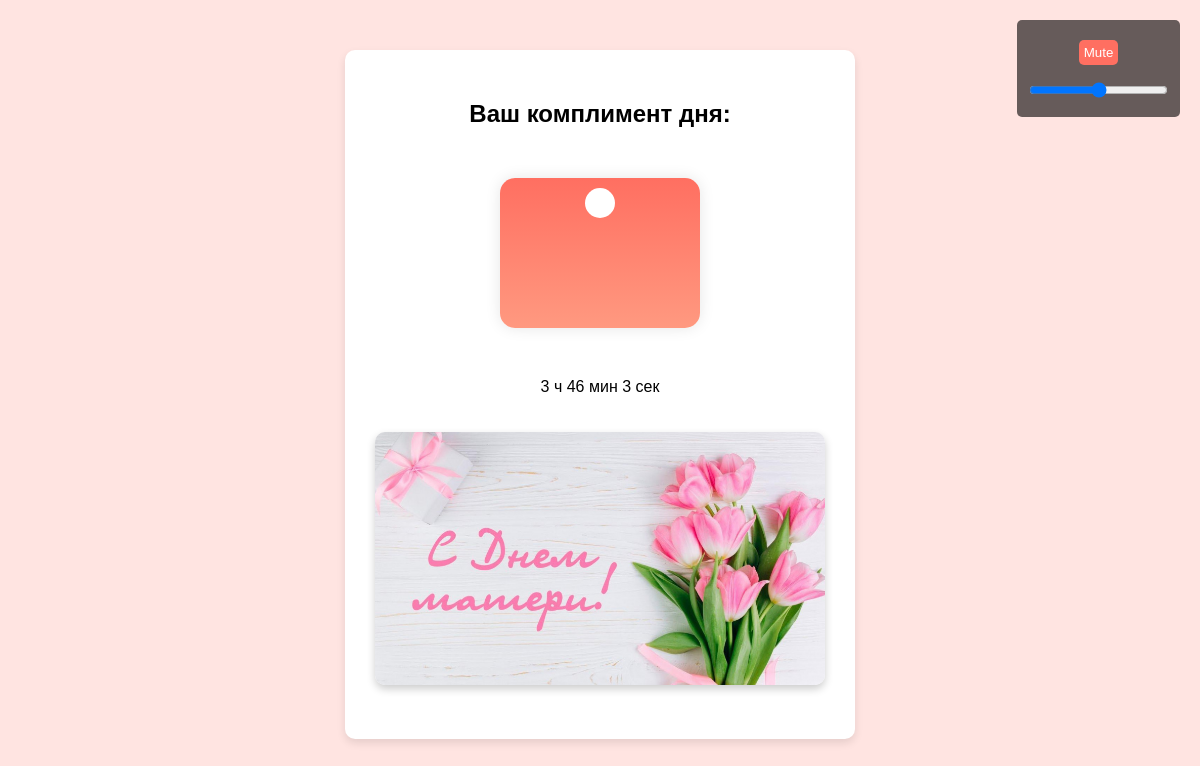
Page /card/nik_t.n.t@inbox.ru on the earlier database version.
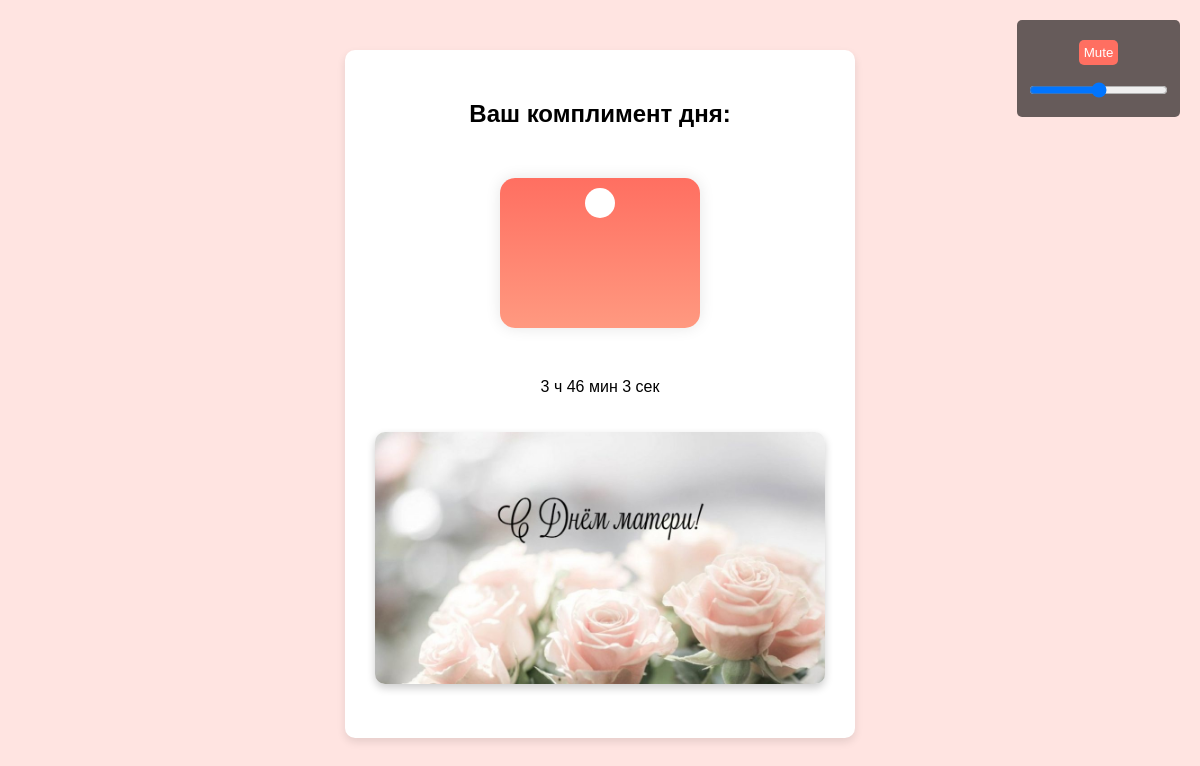
Same page on the later database version.
### app.py (models this page shows)
class User(db.Model):
    id = db.Column(db.Integer, primary_key=True)
    email = db.Column(db.String(100), unique=True, nullable=False)
    last_compliment_date = db.Column(db.Date, nullable=True)
    compliments_used = db.Column(db.Text, default="")
    last_image_used = db.Column(db.String(200), nullable=True)

### app.py (the view)
@app.route('/card/<email>')
def card(email):
    user = User.query.filter_by(email=email).first()
    today = datetime.date.today()
    if not user:
        return redirect(url_for('index'))
    print("Today's date:", today)
    print("User's last compliment date:", user.last_compliment_date)
    print("User's compliments used:", user.compliments_used)
    print("User's last image used:", user.last_image_used)
    if today == datetime.date(2024, 11, 24):
        special_compliment = Compliment.query.filter_by(
            text="С Днем Матери! Ты — волшебница, которая делает этот мир лучше!").first()
        compliment = special_compliment.text
        image_path = "special_image.jpg"
        user.last_image_used = image_path
        db.session.commit()
    else:
        if user.last_compliment_date == today and user.compliments_used:
            last_compliment_id = int(user.compliments_used.split(",")[-1])
            compliment = Compliment.query.get(last_compliment_id).text
        else:
            all_compliments = Compliment.query.all()
            used_ids = [int(i) for i in user.compliments_used.split(",") if i]
            available_compliments = [c for c in all_compliments if c.id not in used_ids]
            if not available_compliments:
                available_compliments = all_compliments
            compliment_obj = random.choice(available_compliments)
            user.last_compliment_date = today
            used_ids.append(compliment_obj.id)
            user.compliments_used = ",".join(map(str, used_ids))
            compliment = compliment_obj.text
            image_path = random.choice(["image1.jpg", "image2.jpg", "image3.jpg"])
            user.last_image_used = image_path
            db.session.commit()
    if not user.last_image_used:
        user.last_image_used = "default_image.jpg"
        db.session.commit()
    print("Images in static/images:", os.listdir('static/images'))
    return render_template('card.html', compliment=compliment, user=user, today=today)

### templates/card.html (shortened to what this page needs)
<!DOCTYPE html>
<html lang="ru">
<head>
    <link rel="stylesheet" href="/static/css/styles.css">
</head>
<body>
    <div class="music-controls">
        <button id="mute-button">Mute</button>
        <input type="range" id="volume-control" min="0" max="1" step="0.01" value="0.5">
    </div>
    <div class="card">
        <h2>Ваш комплимент дня:</h2>
        <div class="envelope"></div>
        <p id="countdown"></p>
        <img src="{{ url_for('static', filename='images/' + user.last_image_used) }}"
     alt="Compliment Image"
     class="compliment-image">
    </div>
</body>
</html>

### static/css/styles.css (style rules this page uses)
body { font-family: 'Arial', sans-serif; background-color: #ffe4e1; margin: 0; padding: 0; text-align: center; }
.card { background: #fff; border-radius: 10px; box-shadow: 0 4px 8px rgba(0, 0, 0, 0.1); max-width: 450px; margin: 50px auto; padding: 30px; transition: transform 0.3s ease-in-out; }
button { background: #ff6f61; color: #fff; padding: 10px 20px; border: none; border-radius: 5px; cursor: pointer; transition: background 0.3s ease; }
.music-controls { position: fixed; top: 20px; right: 20px; background: rgba(0, 0, 0, 0.6); padding: 10px; border-radius: 5px; }
.music-controls button, .music-controls input { background: #ff6f61; color: #fff; border: none; padding: 5px; border-radius: 5px; cursor: pointer; }
.envelope { margin: 50px auto; width: 200px; height: 150px; background: linear-gradient(to bottom, #ff6f61, #ff9980); border-radius: 15px; position: relative; cursor: pointer; overflow: hidden; box-shadow: 0 0 15px rgba(0, 0, 0, 0.1); transition: transform 0.3s ease, background 0.3s ease; }
.envelope::before { content: ""; position: absolute; top: 10px; left: 50%; transform: translateX(-50%); width: 30px; height: 30px; background: white; border-radius: 50%; background-image: url('/static/images/heart.png'); background-size: cover; background-position: center; }
textarea, input[type="file"], button { display: block; margin: 10px auto; }
.compliment-image { max-width: 100%; max-height: 300px; margin: 20px auto; border-radius: 10px; box-shadow: 0 4px 8px rgba(0, 0, 0, 0.2); object-fit: cover; }

Differences in the rows shown:
changed User: last_image_used: picture added in place of a placeholder
